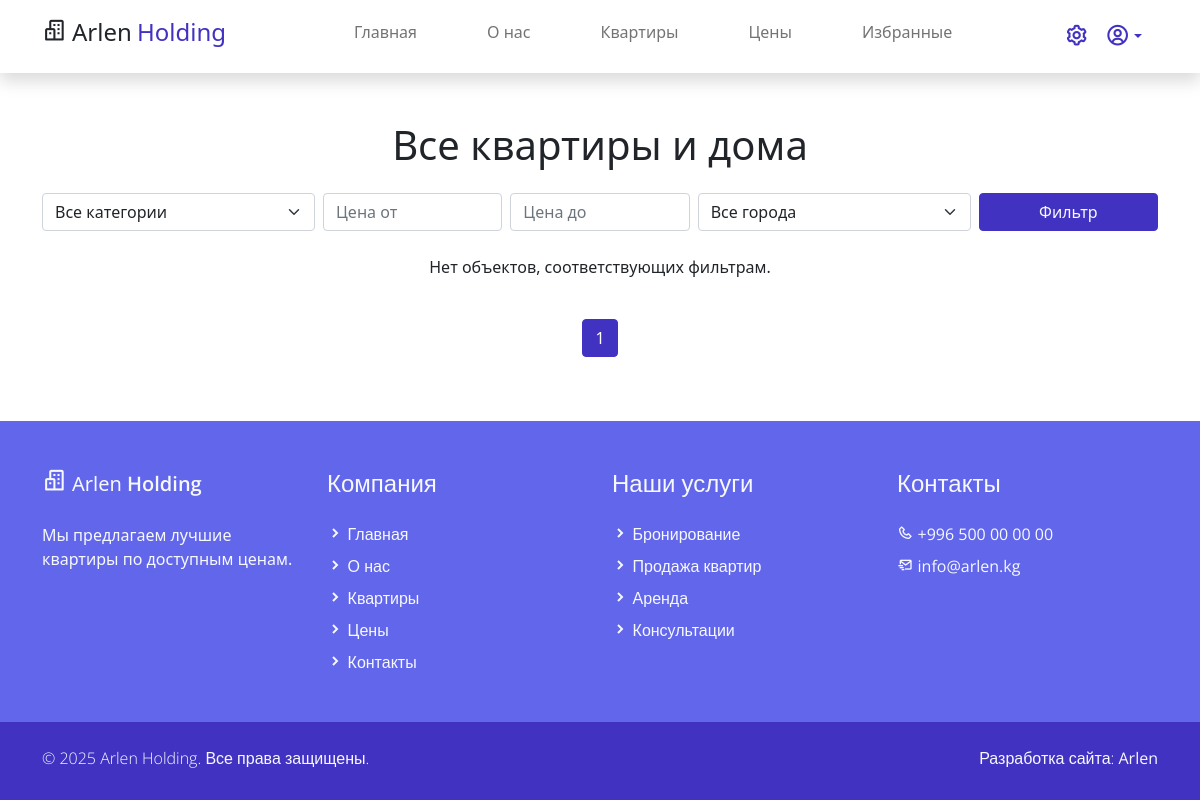
Before: /estates/ with the older database file.
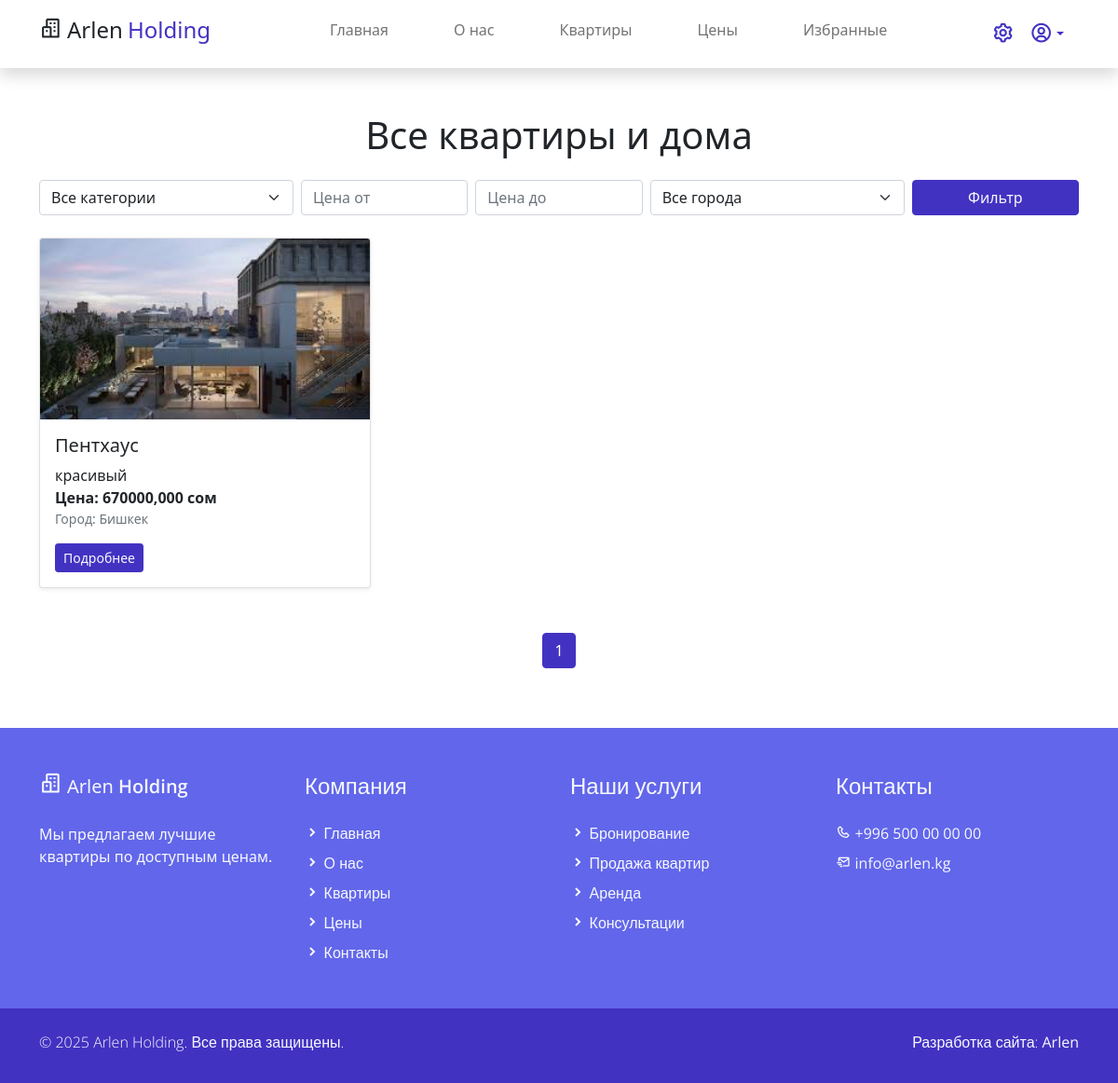
After: the same page with the newer database file.
### product/models.py (models this page shows)
class Estate(models.Model):
    title = models.CharField(max_length=100, verbose_name='Название')
    category = models.ForeignKey(Category, on_delete=models.PROTECT, verbose_name='Категория')
    cover = models.ImageField(upload_to='media/products_image', verbose_name='Обложка')
    area = models.DecimalField(decimal_places=1, max_digits=10, verbose_name='Площадь в метрах')
    city = models.ForeignKey(City, on_delete=models.PROTECT, verbose_name='Город')
    district = models.ForeignKey(District, on_delete=models.PROTECT, verbose_name='Улица')
    geo = models.TextField(verbose_name='Геолокация')
    price = models.DecimalField(decimal_places=3, max_digits=12, verbose_name='Цена')
    descriptions = models.TextField(verbose_name='Описание')
    video = models.FileField(upload_to='media/product_video', verbose_name='Видео')
    is_active = models.BooleanField(default=True)
    created_at = models.DateTimeField(auto_now_add=True, verbose_name='Дата создания')
    update_at = models.DateTimeField(auto_now=True, verbose_name='Последнее обновление')
    class Meta:
        verbose_name = 'Недвижимость'
        verbose_name_plural = 'Недвижимости'

class City(models.Model):
    title = models.CharField(max_length=50, verbose_name='Название')
    def __str__(self):
        return self.title

### product/views.py (the view, shortened to what this page needs)
# urls.py: path("estates/", views.estate_list_view, name="estate_list"),
def estate_list_view(request):
    user = request.user
    categories = Category.objects.all()
    parent_categories = Category.objects.filter(parent_category__isnull=True)
    category_id = request.GET.get('category')
    min_price = request.GET.get('min_price')
    max_price = request.GET.get('max_price')
    city_id = request.GET.get('city')  # Здесь ID города
    current_category = None
    estates = Estate.objects.filter(is_active=True)
    if min_price:
        estates = estates.filter(price__gte=min_price)
    if max_price:
        estates = estates.filter(price__lte=max_price)
    if city_id:
        try:
            city_obj = City.objects.get(id=city_id)
            estates = estates.filter(city=city_obj)
        except City.DoesNotExist:
            city_obj = None
    else:
        city_obj = None
    paginator = Paginator(estates.order_by('-created_at'), 9)
    page_number = request.GET.get('page')
    page_obj = paginator.get_page(page_number)
    if user.is_authenticated:
        liked_ids = set(Favorite.objects.filter(user=user, estate__in=page_obj).values_list('estate_id', flat=True))
    else:
        liked_ids = set()
    estates_with_likes = [
        {'estate': estate, 'liked': estate.id in liked_ids}
        for estate in page_obj
    ]
    cities = City.objects.all()
    return render(request, 'main/estate_list.html', {
        'categories': categories,
        'parent_categories': parent_categories,
        'current_category': current_category,
        'page_obj': page_obj,
        'estates_with_likes': estates_with_likes,
        'cities': cities,
        'min_price': min_price,
        'max_price': max_price,
        'selected_city': city_id,
    })

### product/templates/main/estate_list.html (shortened to what this page needs)
{% extends "base.html" %}
{% load static %}
{% block content %}
<div class="container py-5">
    <h1 class="text-center mb-4">Все квартиры и дома</h1>
    <form method="get" class="mb-4">
        <div class="row g-2">
            <div class="col-md-3">
                <select name="category" class="form-select">
                    <option value="">Все категории</option>
                </select>
            </div>
            <div class="col-md-2">
                <input type="number" name="min_price" class="form-control" placeholder="Цена от" value="{{ min_price }}">
            </div>
            <div class="col-md-2">
                <input type="number" name="max_price" class="form-control" placeholder="Цена до" value="{{ max_price }}">
            </div>
            <div class="col-md-3">
<select name="city" class="form-select">
    <option value="">Все города</option>
</select>
            </div>
            <div class="col-md-2">
                <button type="submit" class="btn btn-primary w-100">Фильтр</button>
            </div>
        </div>
    </form>
    <div class="row">
        {% for item in estates_with_likes %}
            {% with estate=item.estate %}
                <div class="col-md-4 mb-4">
                    <div class="card shadow-sm h-100">
                        <img src="{{ estate.cover.url }}" class="card-img-top" alt="{{ estate.title }}">
                        <div class="card-body d-flex flex-column">
                            <h5 class="card-title">{{ estate.title }}</h5>
                            <p class="card-text">
                                {{ estate.descriptions|truncatewords:20 }}
                                <br>
                                <strong>Цена: {{ estate.price }} сом</strong><br>
                                <small class="text-muted">Город: {{ estate.city }}</small>
                            </p>
                            <div class="mt-auto">
                                <a href="{% url 'detail' estate.id %}" class="btn btn-sm btn-primary">Подробнее</a>
                            </div>
                        </div>
                    </div>
                </div>
            {% endwith %}
        {% empty %}
            <p class="text-center">Нет объектов, соответствующих фильтрам.</p>
        {% endfor %}
    </div>
    <div class="d-flex justify-content-center mt-4">
        <nav>
            <ul class="pagination">
                {% for num in page_obj.paginator.page_range %}
                    <li class="page-item {% if page_obj.number == num %}active{% endif %}">
                        <a class="page-link" href="?page={{ num }}">{{ num }}</a>
                    </li>
                {% endfor %}
            </ul>
        </nav>
    </div>
</div>
{% endblock %}

### product/templates/base.html (shortened to what this page needs)
{% load static %}
<html lang="ru">
<head>
    <link href="{% static 'assets/css/bootstrap.min.css' %}" rel="stylesheet">
    <link href="{% static 'assets/css/boxicon.min.css' %}" rel="stylesheet">
    <link rel="stylesheet" href="{% static 'assets/css/templatemo.css' %}">
    <link rel="stylesheet" href="{% static 'assets/css/custom.css' %}">
</head>
<body>
    <nav id="main_nav" class="navbar navbar-expand-lg navbar-light bg-white shadow">
        <div class="container d-flex justify-content-between align-items-center">
            <a class="navbar-brand h1" href="{% url 'index' %}">
                <i class='bx bx-buildings bx-sm text-dark'></i>
                <span class="text-dark h4">Arlen</span> <span class="text-primary h4">Holding</span>
            </a>
            <div class="align-self-center collapse navbar-collapse flex-fill d-lg-flex justify-content-lg-between" id="navbar-toggler-success">
                <div class="flex-fill mx-xl-5 mb-2">
                    <ul class="nav navbar-nav d-flex justify-content-between mx-xl-5 text-center text-dark">
                        <li class="nav-item">
                            <a class="nav-link btn-outline-primary rounded-pill px-3" href="{% url 'index' %}">Главная</a>
                        </li>
                        <li class="nav-item">
                            <a class="nav-link btn-outline-primary rounded-pill px-3" href="#">О нас</a>
                        </li>
                        <li class="nav-item">
                            <a class="nav-link btn-outline-primary rounded-pill px-3" href="{% url 'estate_list'%}">Квартиры</a>
                        </li>
                        <li class="nav-item">
                            <a class="nav-link btn-outline-primary rounded-pill px-3" href="#">Цены</a>
                        </li>
                        <li class="nav-item">
                            <a class="nav-link btn-outline-primary rounded-pill px-3" href="{% url 'favorite_list' %}">Избранные</a>
                        </li>
                    </ul>
                </div>
                <div class="navbar align-self-center d-flex">
                    {% if user.is_authenticated %}
    <a href="{% url 'manage_2fa' %}" title="Настройки двухэтапной аутентификации">
        <i class="bx bx-cog bx-sm text-primary"></i>
    </a>
{% else %}
    <a href="{% url 'login' %}?next={% url 'manage_2fa' %}" title="Войдите в систему, чтобы изменить настройки">
        <i class="bx bx-cog bx-sm text-primary"></i>
    </a>
{% endif %}
                    <div class="dropdown">
                      <a class="nav-link dropdown-toggle d-flex align-items-center" href="#" role="button" id="profileMenu" data-bs-toggle="dropdown" aria-expanded="false">
                        <i class='bx bx-user-circle bx-sm text-primary'></i>
                      </a>
                    </div>
                </div>
            </div>
        </div>
    </nav>
    {% block content %}
    {% endblock %}
    <footer class="bg-secondary pt-4">
        <div class="container">
            <div class="row py-4">
                <div class="col-lg-3 col-12 align-left">
                    <a class="navbar-brand" href="{% url 'index' %}">
                        <i class='bx bx-buildings bx-sm text-light'></i>
                        <span class="text-light h5">Arlen</span> <span class="text-light h5 semi-bold-600">Holding</span>
                    </a>
                    <p class="text-light my-lg-4 my-2">
                        Мы предлагаем лучшие квартиры по доступным ценам.
                    </p>
                </div>
                <div class="col-lg-3 col-md-4 my-sm-0 mt-4">
                    <h3 class="h4 pb-lg-3 text-light light-300">Компания</h3>
                        <ul class="list-unstyled text-light light-300">
                            <li class="pb-2"><i class='bx-fw bx bxs-chevron-right bx-xs'></i><a class="text-decoration-none text-light" href="{% url 'index' %}">Главная</a></li>
                            <li class="pb-2"><i class='bx-fw bx bxs-chevron-right bx-xs'></i><a class="text-decoration-none text-light" href="#">О нас</a></li>
                            <li class="pb-2"><i class='bx-fw bx bxs-chevron-right bx-xs'></i><a class="text-decoration-none text-light" href="#">Квартиры</a></li>
                            <li class="pb-2"><i class='bx-fw bx bxs-chevron-right bx-xs'></i><a class="text-decoration-none text-light" href="#">Цены</a></li>
                            <li class="pb-2"><i class='bx-fw bx bxs-chevron-right bx-xs'></i><a class="text-decoration-none text-light" href="#">Контакты</a></li>
                        </ul>
                </div>
                <div class="col-lg-3 col-md-4 my-sm-0 mt-4">
                    <h2 class="h4 pb-lg-3 text-light light-300">Наши услуги</h2>
                    <ul class="list-unstyled text-light light-300">
                        <li class="pb-2"><i class='bx-fw bx bxs-chevron-right bx-xs'></i>Бронирование</li>
                        <li class="pb-2"><i class='bx-fw bx bxs-chevron-right bx-xs'></i>Продажа квартир</li>
                        <li class="pb-2"><i class='bx-fw bx bxs-chevron-right bx-xs'></i>Аренда</li>
                        <li class="pb-2"><i class='bx-fw bx bxs-chevron-right bx-xs'></i>Консультации</li>
                    </ul>
                </div>
                <div class="col-lg-3 col-md-4 my-sm-0 mt-4">
                    <h2 class="h4 pb-lg-3 text-light light-300">Контакты</h2>
                    <ul class="list-unstyled text-light light-300">
                        <li class="pb-2"><i class='bx-fw bx bx-phone bx-xs'></i><a class="text-decoration-none text-light" href="tel:+996500000000">+996 500 00 00 00</a></li>
                        <li class="pb-2"><i class='bx-fw bx bx-mail-send bx-xs'></i><a class="text-decoration-none text-light" href="mailto:info@arlen.kg">info@arlen.kg</a></li>
                    </ul>
                </div>
            </div>
        </div>
        <div class="w-100 bg-primary py-3">
            <div class="container">
                <div class="row pt-2">
                    <div class="col-lg-6 col-sm-12">
                        <p class="text-lg-start text-center text-light light-300">
                            © 2025 Arlen Holding. Все права защищены.
                        </p>
                    </div>
                    <div class="col-lg-6 col-sm-12">
                        <p class="text-lg-end text-center text-light light-300">
                            Разработка сайта: <strong>Arlen</strong>
                        </p>
                    </div>
                </div>
            </div>
        </div>
    </footer>
</body>
</html>

### static/assets/css/templatemo.css (style rules this page uses)
html { font-family: 'Open Sans', sans-serif; }
p, a { font-weight: 400; }
.light-300 { font-family: 'Open Sans', sans-serif !important; font-weight: 300; }
.semi-bold-600 { font-family: 'Open Sans', sans-serif !important; font-weight: 600; }

Changed rows visible on the page:
added Estate: estate.cover (picture), estate "Пентхаус", estate.descriptions "красивый", estate.price "670000,000", estate.city "Бишкек"
Other visible differences:
text no longer shown: "Нет объектов, соответствующих фильтрам."
